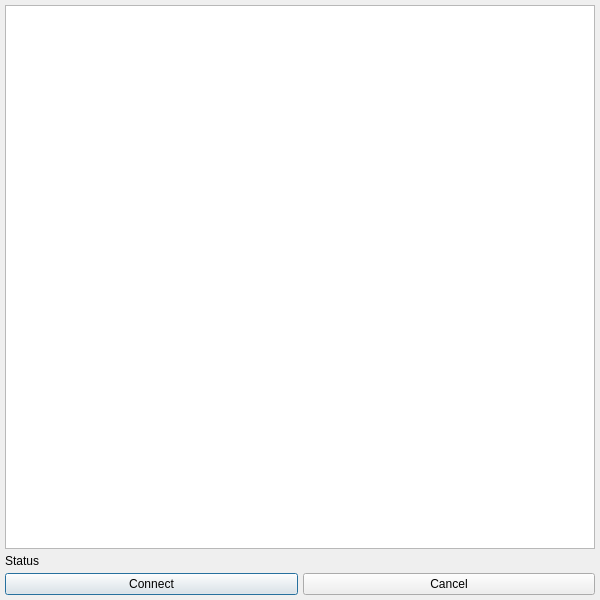
<?xml version="1.0" encoding="UTF-8"?>
<ui version="4.0">
 <class>ScanSelection</class>
 <widget class="QDialog" name="ScanSelection">
  <property name="windowModality">
   <enum>Qt::ApplicationModal</enum>
  </property>
  <property name="geometry">
   <rect>
    <x>0</x>
    <y>0</y>
    <width>600</width>
    <height>600</height>
   </rect>
  </property>
  <property name="sizePolicy">
   <sizepolicy hsizetype="Expanding" vsizetype="Expanding">
    <horstretch>0</horstretch>
    <verstretch>0</verstretch>
   </sizepolicy>
  </property>
  <property name="minimumSize">
   <size>
    <width>0</width>
    <height>0</height>
   </size>
  </property>
  <property name="windowTitle">
   <string>Select Device</string>
  </property>
  <layout class="QVBoxLayout" name="verticalLayout">
   <property name="spacing">
    <number>5</number>
   </property>
   <property name="leftMargin">
    <number>5</number>
   </property>
   <property name="topMargin">
    <number>5</number>
   </property>
   <property name="rightMargin">
    <number>5</number>
   </property>
   <property name="bottomMargin">
    <number>5</number>
   </property>
   <item>
    <widget class="QListWidget" name="list_Devices"/>
   </item>
   <item>
    <widget class="QLabel" name="label_Status">
     <property name="text">
      <string>Status</string>
     </property>
    </widget>
   </item>
   <item>
    <layout class="QHBoxLayout" name="horizontalLayout">
     <item>
      <widget class="QPushButton" name="btn_OK">
       <property name="text">
        <string>Connect</string>
       </property>
      </widget>
     </item>
     <item>
      <widget class="QPushButton" name="btn_Cancel">
       <property name="text">
        <string>Cancel</string>
       </property>
      </widget>
     </item>
    </layout>
   </item>
  </layout>
 </widget>
 <resources/>
 <connections/>
</ui>
